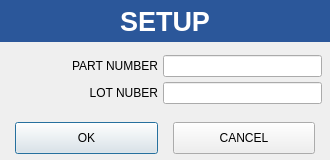
<?xml version="1.0" encoding="UTF-8"?>
<ui version="4.0">
 <class>CSetup</class>
 <widget class="QDialog" name="CSetup">
  <property name="geometry">
   <rect>
    <x>0</x>
    <y>0</y>
    <width>330</width>
    <height>160</height>
   </rect>
  </property>
  <property name="minimumSize">
   <size>
    <width>330</width>
    <height>150</height>
   </size>
  </property>
  <property name="maximumSize">
   <size>
    <width>330</width>
    <height>160</height>
   </size>
  </property>
  <property name="windowTitle">
   <string>SETUP</string>
  </property>
  <property name="windowIcon">
   <iconset resource="../../ABLEE_EAPSimm/eapsimm.qrc">
    <normaloff>:/icon/icon/settings.ico</normaloff>:/icon/icon/settings.ico</iconset>
  </property>
  <layout class="QVBoxLayout" name="verticalLayout">
   <property name="spacing">
    <number>5</number>
   </property>
   <property name="leftMargin">
    <number>0</number>
   </property>
   <property name="topMargin">
    <number>0</number>
   </property>
   <property name="rightMargin">
    <number>0</number>
   </property>
   <property name="bottomMargin">
    <number>1</number>
   </property>
   <item>
    <widget class="QLabel" name="label">
     <property name="minimumSize">
      <size>
       <width>0</width>
       <height>40</height>
      </size>
     </property>
     <property name="maximumSize">
      <size>
       <width>16777215</width>
       <height>1555</height>
      </size>
     </property>
     <property name="font">
      <font>
       <pointsize>20</pointsize>
       <weight>75</weight>
       <bold>true</bold>
      </font>
     </property>
     <property name="styleSheet">
      <string notr="true">background-color: #2b579a;
color: rgb(255, 255, 255);</string>
     </property>
     <property name="text">
      <string>SETUP</string>
     </property>
     <property name="alignment">
      <set>Qt::AlignCenter</set>
     </property>
    </widget>
   </item>
   <item>
    <widget class="QFrame" name="fraPartLot">
     <property name="frameShape">
      <enum>QFrame::NoFrame</enum>
     </property>
     <property name="frameShadow">
      <enum>QFrame::Raised</enum>
     </property>
     <layout class="QVBoxLayout" name="verticalLayout_2">
      <property name="spacing">
       <number>3</number>
      </property>
      <property name="leftMargin">
       <number>3</number>
      </property>
      <property name="topMargin">
       <number>3</number>
      </property>
      <property name="rightMargin">
       <number>3</number>
      </property>
      <property name="bottomMargin">
       <number>3</number>
      </property>
      <item>
       <layout class="QFormLayout" name="formLayout">
        <property name="horizontalSpacing">
         <number>5</number>
        </property>
        <property name="verticalSpacing">
         <number>5</number>
        </property>
        <property name="leftMargin">
         <number>5</number>
        </property>
        <property name="topMargin">
         <number>5</number>
        </property>
        <property name="rightMargin">
         <number>5</number>
        </property>
        <property name="bottomMargin">
         <number>5</number>
        </property>
        <item row="0" column="0">
         <widget class="QLabel" name="lblPartNo">
          <property name="minimumSize">
           <size>
            <width>150</width>
            <height>0</height>
           </size>
          </property>
          <property name="text">
           <string>PART NUMBER</string>
          </property>
          <property name="alignment">
           <set>Qt::AlignRight|Qt::AlignTrailing|Qt::AlignVCenter</set>
          </property>
         </widget>
        </item>
        <item row="0" column="1">
         <widget class="QLineEdit" name="lePartNo">
          <property name="maxLength">
           <number>32</number>
          </property>
         </widget>
        </item>
        <item row="1" column="0">
         <widget class="QLabel" name="lblLotNo">
          <property name="minimumSize">
           <size>
            <width>150</width>
            <height>0</height>
           </size>
          </property>
          <property name="text">
           <string>LOT NUBER</string>
          </property>
          <property name="alignment">
           <set>Qt::AlignRight|Qt::AlignTrailing|Qt::AlignVCenter</set>
          </property>
         </widget>
        </item>
        <item row="1" column="1">
         <widget class="QLineEdit" name="leLotNo">
          <property name="maxLength">
           <number>32</number>
          </property>
         </widget>
        </item>
       </layout>
      </item>
     </layout>
    </widget>
   </item>
   <item>
    <layout class="QHBoxLayout" name="horizontalLayout">
     <property name="spacing">
      <number>15</number>
     </property>
     <property name="leftMargin">
      <number>15</number>
     </property>
     <property name="topMargin">
      <number>5</number>
     </property>
     <property name="rightMargin">
      <number>15</number>
     </property>
     <property name="bottomMargin">
      <number>5</number>
     </property>
     <item>
      <widget class="QPushButton" name="btnOk">
       <property name="minimumSize">
        <size>
         <width>0</width>
         <height>32</height>
        </size>
       </property>
       <property name="font">
        <font>
         <pointsize>9</pointsize>
        </font>
       </property>
       <property name="text">
        <string>OK</string>
       </property>
       <property name="icon">
        <iconset resource="../../ABLEE_EAPSimm/eapsimm.qrc">
         <normaloff>:/icon/icon/ok.ico</normaloff>:/icon/icon/ok.ico</iconset>
       </property>
       <property name="iconSize">
        <size>
         <width>24</width>
         <height>24</height>
        </size>
       </property>
      </widget>
     </item>
     <item>
      <widget class="QPushButton" name="btnCancel">
       <property name="minimumSize">
        <size>
         <width>0</width>
         <height>32</height>
        </size>
       </property>
       <property name="font">
        <font>
         <pointsize>9</pointsize>
        </font>
       </property>
       <property name="text">
        <string>CANCEL</string>
       </property>
       <property name="icon">
        <iconset resource="../MainUi.qrc">
         <normaloff>:/icon/icon/cancel.ico</normaloff>:/icon/icon/cancel.ico</iconset>
       </property>
       <property name="iconSize">
        <size>
         <width>24</width>
         <height>24</height>
        </size>
       </property>
      </widget>
     </item>
    </layout>
   </item>
  </layout>
 </widget>
 <resources>
  <include location="../../ABLEE_EAPSimm/eapsimm.qrc"/>
  <include location="../MainUi.qrc"/>
 </resources>
 <connections/>
</ui>
